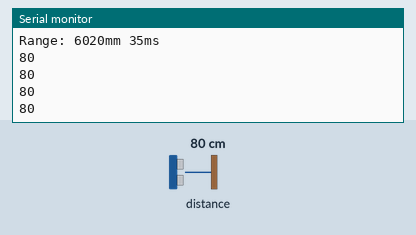
A sketch run on a simulated Arduino Uno, built with avr-gcc and run on an emulated ATmega328P. Parts: the last lines printed to the serial monitor. Wiring (inferred from the names in the program): SRF02/SRF08 range finder at I2C address 0x70; SRF02/SRF08 range finder at I2C address 0x71; SRF02/SRF08 range finder at I2C address 0x72; SRF02/SRF08 range finder at I2C address 0x73; SRF02/SRF08 range finder at I2C address 0x74; SRF02/SRF08 range finder at I2C address 0x75; SRF02/SRF08 range finder at I2C address 0x76; SRF02/SRF08 range finder at I2C address 0x77; SRF02/SRF08 range finder at I2C address 0x78; SRF02/SRF08 range finder at I2C address 0x79. Inputs (shaded band) come from the test bench; at power-on: distance to the obstacle 80 cm. The echo pulse lasts 58.3 µs per cm.

Above: at 1.2 s.
1.3 s: distance to the obstacle set to 2 cm
At 1.59 s:
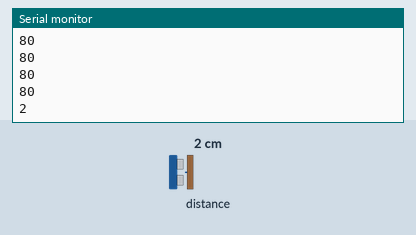
2.8 s: distance to the obstacle set to 4 cm
At 2.88 s:
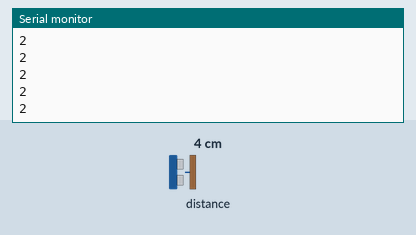
Timing chart, 0 to 5.8 s (numbered marks = the images above; inputs shaded):
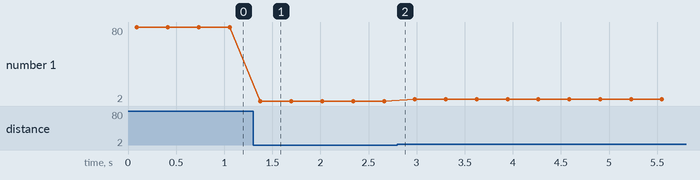

The sketch:

srf08.ino
```cpp
#include <Wire.h>

#define DEVICE 112

unsigned long range = 0;

void setup() {
  Wire.begin();                // join i2c bus (address optional for master)
  Serial.begin(115200);          // start serial communication at 9600bps
  for (int i = 1; i <= 15; i++) {
    changeAddress(112 + i, byte(0xE0));
  }
  Serial.println("Address: " + String(DEVICE));
  range = setRange(6000);
  Serial.println("Range: " + String(range) + "mm " + String(range*65/11008) + "ms");
}

int reading = 0;

void loop() {
  // step 1: instruct sensor to read echoes
  Wire.beginTransmission(DEVICE); // transmit to device #112 (0x70)
  // the address specified in the datasheet is 224 (0xE0)
  // but i2c adressing uses the high 7 bits so it's 112
  Wire.write(byte(0x00));      // sets register pointer to the command register (0x00)
  Wire.write(byte(0x51));      // command sensor to measure in "inches" (0x50)
  // use 0x51 for centimeters
  // use 0x52 for ping microseconds
  Wire.endTransmission();      // stop transmitting

  // step 2: wait for readings to happen
  delay(70);                   // datasheet suggests at least 65 milliseconds

  // step 3: instruct sensor to return a particular echo reading
  Wire.beginTransmission(DEVICE); // transmit to device #112
  Wire.write(byte(0x02));      // sets register pointer to echo #1 register (0x02)
  Wire.endTransmission();      // stop transmitting

  // step 4: request reading from sensor
  Wire.requestFrom(DEVICE, 2);    // request 2 bytes from slave device #112

  // step 5: receive reading from sensor
  if (2 <= Wire.available()) { // if two bytes were received
    reading = Wire.read();  // receive high byte (overwrites previous reading)
    reading = reading << 8;    // shift high byte to be high 8 bits
    reading |= Wire.read(); // receive low byte as lower 8 bits
    Serial.println(reading);   // print the reading
  }

  delay(250);                  // wait a bit since people have to read the output :)
}


// The following code changes the address of a Devantech Ultrasonic Range Finder (SRF10 or SRF08)
// usage: changeAddress(0x70, 0xE6);

void changeAddress(byte oldAddress, byte newAddress)
{
  Wire.beginTransmission(oldAddress);
  Wire.write(byte(0x00));
  Wire.write(byte(0xA0));
  Wire.endTransmission();

  Wire.beginTransmission(oldAddress);
  Wire.write(byte(0x00));
  Wire.write(byte(0xAA));
  Wire.endTransmission();

  Wire.beginTransmission(oldAddress);
  Wire.write(byte(0x00));
  Wire.write(byte(0xA5));
  Wire.endTransmission();

  Wire.beginTransmission(oldAddress);
  Wire.write(byte(0x00));
  Wire.write(newAddress);
  Wire.endTransmission();
}

unsigned long setRange(int millimeter) {
  byte range;
  range = ceil(1.0 * constrain(millimeter, 43, 11008) / 43) - 1;
  Wire.beginTransmission(DEVICE);
  Wire.write(byte(0x02));
  Wire.write(range);
  Wire.endTransmission();
  return (range+1)*43;
}
```

Measured:
- after the input at 1.3 s, the serial monitor: prints a new line after 0.08 s (image 1)
- plotted number 1: 80 → 2 after the input at 1.3 s, 2 → 4 after the input at 2.8 s
